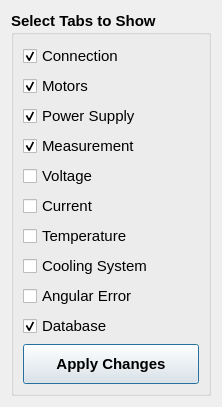
<?xml version="1.0" encoding="UTF-8"?>
<ui version="4.0">
 <class>preferences_dl</class>
 <widget class="QDialog" name="preferences_dl">
  <property name="geometry">
   <rect>
    <x>0</x>
    <y>0</y>
    <width>221</width>
    <height>377</height>
   </rect>
  </property>
  <property name="font">
   <font>
    <pointsize>11</pointsize>
   </font>
  </property>
  <property name="windowTitle">
   <string>Preferences</string>
  </property>
  <layout class="QGridLayout" name="gridLayout">
   <item row="0" column="0">
    <widget class="QGroupBox" name="groupBox">
     <property name="minimumSize">
      <size>
       <width>200</width>
       <height>0</height>
      </size>
     </property>
     <property name="font">
      <font>
       <weight>75</weight>
       <bold>true</bold>
      </font>
     </property>
     <property name="title">
      <string>Select Tabs to Show</string>
     </property>
     <layout class="QVBoxLayout" name="verticalLayout">
      <item>
       <widget class="QCheckBox" name="connection_chb">
        <property name="font">
         <font>
          <weight>50</weight>
          <bold>false</bold>
         </font>
        </property>
        <property name="text">
         <string>Connection</string>
        </property>
        <property name="checked">
         <bool>true</bool>
        </property>
       </widget>
      </item>
      <item>
       <widget class="QCheckBox" name="motors_chb">
        <property name="font">
         <font>
          <weight>50</weight>
          <bold>false</bold>
         </font>
        </property>
        <property name="text">
         <string>Motors</string>
        </property>
        <property name="checked">
         <bool>true</bool>
        </property>
       </widget>
      </item>
      <item>
       <widget class="QCheckBox" name="power_supply_chb">
        <property name="font">
         <font>
          <weight>50</weight>
          <bold>false</bold>
         </font>
        </property>
        <property name="text">
         <string>Power Supply</string>
        </property>
        <property name="checked">
         <bool>true</bool>
        </property>
       </widget>
      </item>
      <item>
       <widget class="QCheckBox" name="measurement_chb">
        <property name="font">
         <font>
          <weight>50</weight>
          <bold>false</bold>
         </font>
        </property>
        <property name="text">
         <string>Measurement</string>
        </property>
        <property name="checked">
         <bool>true</bool>
        </property>
       </widget>
      </item>
      <item>
       <widget class="QCheckBox" name="voltage_chb">
        <property name="font">
         <font>
          <weight>50</weight>
          <bold>false</bold>
         </font>
        </property>
        <property name="text">
         <string>Voltage</string>
        </property>
        <property name="checked">
         <bool>false</bool>
        </property>
       </widget>
      </item>
      <item>
       <widget class="QCheckBox" name="current_chb">
        <property name="font">
         <font>
          <weight>50</weight>
          <bold>false</bold>
         </font>
        </property>
        <property name="text">
         <string>Current</string>
        </property>
        <property name="checked">
         <bool>false</bool>
        </property>
       </widget>
      </item>
      <item>
       <widget class="QCheckBox" name="temperature_chb">
        <property name="font">
         <font>
          <weight>50</weight>
          <bold>false</bold>
         </font>
        </property>
        <property name="text">
         <string>Temperature</string>
        </property>
        <property name="checked">
         <bool>false</bool>
        </property>
       </widget>
      </item>
      <item>
       <widget class="QCheckBox" name="cooling_system_chb">
        <property name="font">
         <font>
          <weight>50</weight>
          <bold>false</bold>
         </font>
        </property>
        <property name="text">
         <string>Cooling System</string>
        </property>
       </widget>
      </item>
      <item>
       <widget class="QCheckBox" name="angular_error_chb">
        <property name="font">
         <font>
          <weight>50</weight>
          <bold>false</bold>
         </font>
        </property>
        <property name="text">
         <string>Angular Error</string>
        </property>
        <property name="checked">
         <bool>false</bool>
        </property>
       </widget>
      </item>
      <item>
       <widget class="QCheckBox" name="database_chb">
        <property name="font">
         <font>
          <weight>50</weight>
          <bold>false</bold>
         </font>
        </property>
        <property name="text">
         <string>Database</string>
        </property>
        <property name="checked">
         <bool>true</bool>
        </property>
       </widget>
      </item>
      <item>
       <widget class="QPushButton" name="apply_btn">
        <property name="minimumSize">
         <size>
          <width>0</width>
          <height>40</height>
         </size>
        </property>
        <property name="text">
         <string>Apply Changes</string>
        </property>
       </widget>
      </item>
     </layout>
    </widget>
   </item>
  </layout>
 </widget>
 <resources/>
 <connections/>
</ui>
